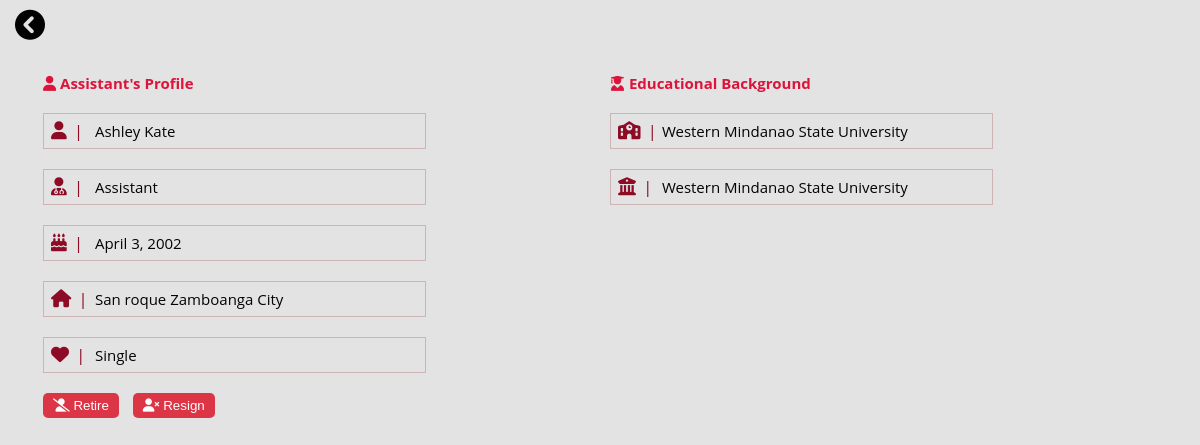
Screenshot of /view_assistantprofile/8/ with the database file from the repository.
### WmsuClinicApp/models.py (models this page shows)
class Assistant(models.Model):
    Assistant_id = models.AutoField(primary_key=True)
    name = models.CharField(max_length=100,null=True, blank=True)
    role = models.CharField(max_length=50,null=True, blank=True)
    status = models.CharField(max_length=50, default='Not on Duty')
    birthday = models.DateField(null=True, blank=True)
    address = models.CharField(max_length=255, null=True, blank=True)
    civil_status = models.CharField(max_length=50, null=True, blank=True)
    secondary_high_school = models.CharField(max_length=100, null=True, blank=True)
    college = models.CharField(max_length=100, null=True, blank=True)

### WmsuClinicApp/views.py (the view)
# urls.py: path('view_assistantprofile/<int:assistant_id>/', views.view_assistantprofile, name='view_assistantprofile'),
def view_assistantprofile(request, assistant_id):
    assistant = get_object_or_404(Assistant, Assistant_id=assistant_id)
    return render(request, 'WmsuClinicApp/assistant_profile.html', {'assistant': assistant})

### WmsuClinicApp/templates/WmsuClinicApp/assistant_profile.html (shortened to what this page needs)
<!DOCTYPE html>
<html lang="en">
<head>
    <link rel="stylesheet" href="https://cdnjs.cloudflare.com/ajax/libs/font-awesome/6.0.0/css/all.min.css">
</head>
<body>
    <div class="back-link" style="position: absolute; top: 10px; left: 10px;">
        <a href="{% url 'admin_doctorsitelist' %}">
            <i class="fas fa-chevron-circle-left" style="top: 23px; margin-left: 5px; color: rgb(2, 2, 2); font-size: 30px;"></i>
        </a>
    </div>
    <div class="container">
        <div class="columns-wrapper">
            <div class="column">
                <h4><i class="fas fa-user"></i>
                    <span>
                        Assistant's Profile
                    </span>
                </h4>
                <div class="input-group">
                    <i class="fas fa-user"></i>
                    <span>{{ assistant.name }}</span>
                </div>
                <div class="input-group">
                    <i class="fas fa-user-md"></i>
                    <span>{{ assistant.role }}</span>
                </div>
                <div class="input-group">
                    <i class="fas fa-birthday-cake"></i>
                    <span>{{ assistant.birthday }}</span>
                </div>
                <div class="input-group">
                    <i class="fas fa-home"></i>
                    <span>{{ assistant.address }}</span>
                </div>
                <div class="input-group">
                    <i class="fas fa-heart"></i>
                    <span>{{ assistant.civil_status }}</span>
                </div>
                </div>
                <div class="column">
                    <h4><i class="fas fa-user-graduate"></i> Educational Background</h4>
                    <div class="input-group">
                        <i class="fas fa-school"></i>
                        <span>{{ assistant.secondary_high_school }}</span>
                    </div>
                    <div class="input-group">
                        <i class="fas fa-university"></i>
                        <span>{{ assistant.college }}</span>
                    </div>
                </div>
            </div>   <div class="action-form">
                <form id="retire-assistant-form" action="{% url 'retire_assistant' assistant.Assistant_id %}" method="POST">
                    <button type="button" onclick="confirmRetireAssistant()" name="status" value="Retired">
                        <i class="fas fa-user-slash"></i> Retire
                    </button>
                </form>
            </div>
            <div class="action-form">
                <form id="resign-assistant-form" action="{% url 'resign_assistant' assistant.Assistant_id %}" method="POST">
                    <button type="button" onclick="confirmResignAssistant()" class="resign-button" name="status" value="Resign">
                        <i class="fas fa-user-times"></i> Resign
                    </button>
                </form>
            </div>
</body>
</html>

### WmsuClinicApp/templates/WmsuClinicApp/assistant_profile.html (style rules this page uses)
.action-form { display: inline-block; margin-right: 10px; }
.action-form button { background-color: #dc3545; color: white; padding: 5px 10px; border: none; border-radius: 5px; cursor: pointer; }
.resign-button { background-color: #ffc107; }
*, *:before, *:after { box-sizing: border-box; }
body { padding: 1em; font-family: "Open Sans", "Helvetica Neue", Helvetica, Arial, sans-serif; font-size: 15px; color: #050404; background-color: #e3e3e3; }
h4 { color: #DC143C; }
.container { width: 100%; max-width: 1200px; margin: 0 auto; padding: 0 20px; margin-top: 30px; }
.columns-wrapper { display: flex; flex-wrap: wrap; justify-content: space-between; gap: 20px; }
.column { flex: 1; display: flex; flex-direction: column; }
.input-group i::after { content: "|"; margin-left: 10px; font-size: 16px; display: inline; max-width: 15px; text-align: center; box-sizing: border-box; }
.input-group { flex-direction: column; align-items: stretch; border: none; padding: 0; margin-bottom: 20px; border: 1px solid #ccb3b3f6; padding: 7px; width: 70%; }
.input-group i { margin-right: 10px; padding-right: 10px; display: inline-block; width: 20px; font-size: 18px; margin-right: 10px; text-align: center; box-sizing: border-box; color: rgb(141, 11, 37); }
.input-group span { margin-left: 10px; }

### rows the page displays
Assistant: name "Ashley Kate", role "Assistant", birthday "April 3, 2002", address "San roque Zamboanga City", civil_status "Single", secondary_high_school "Western Mindanao State University", college "Western Mindanao State University"
